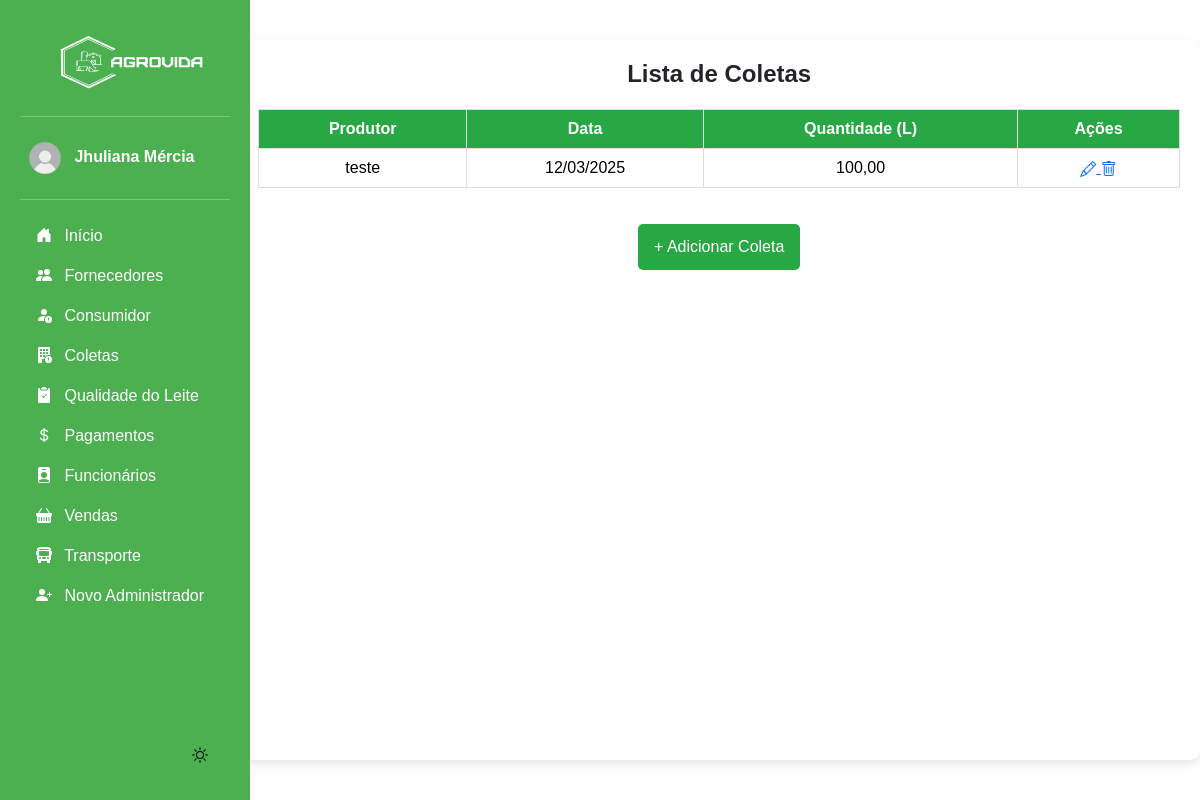
/listar_coleta/ (signed in), run on the app's committed database.
### app/models.py (models this page shows, shortened)
class Coleta(models.Model):
    produtor = models.ForeignKey('Produtor', on_delete=models.CASCADE)
    data = models.DateField()
    quantidade_litros = models.DecimalField(max_digits=10, decimal_places=2)

class Produtor(models.Model):
    nome = models.CharField(max_length=100)
    fazenda = models.CharField(max_length=150)
    localizacao = models.CharField(max_length=255)
    telefone = models.CharField(max_length=20)
    ativo = models.BooleanField(default=True)  # Campo para verificar se o produtor está ativo
    def __str__(self):
        return self.nome

### app/views.py (the view)
# urls.py: path("listar_coleta/", views.listar_coleta, name="listar_coleta"),
@login_required(login_url='login_index')
def listar_coleta(request):
    coletas = Coleta.objects.all()
    return render(request, 'app/listar_coleta.html', {'coletas': coletas})

### app/templates/app/listar_coleta.html (shortened to what this page needs)
{% extends "base.html" %}
{% load static %}
{% block content %}
  <div class="container">
    <h2 class="title">Lista de Coletas</h2>
      {% if coletas %}
        <table class="table">
          <thead>
            <tr>
              <th>Produtor</th>
              <th>Data</th>
              <th>Quantidade (L)</th>
              <th>Ações</th>
            </tr>
          </thead>
          <tbody>
            {% for coleta in coletas %}
                <tr>
                    <td>{{ coleta.produtor }}</td>
                    <td>{{ coleta.data|date:"d/m/Y" }}</td>
                    <td>{{ coleta.quantidade_litros}}</td>
                    <td class="actions">
                      <a href="{% url 'editar_coleta' coleta.id %}" title="Editar">
                        <i class="bi bi-pencil"></i>
                      </a>
                      <a href="{% url 'excluir_coleta' coleta.id %}" title="Excluir" onclick="return confirm('Tem certeza que deseja excluir esta coleta?')">
                        <i class="bi bi-trash"></i>
                      </a>
                    </td>
                </tr>
            {% endfor %}
          </tbody>
        </table>
      {% else %}
        <p class="no-products">Nenhuma coleta cadastrada ainda.</p>
      {% endif %}
      <a href="{% url 'cadastrar_coleta' %}" class="btn btn-add">+ Adicionar Coleta</a>
  </div>
{% endblock %}

### base/templates/modulos/sidebar.html (shortened to what this page needs)
{% load static %}
<body>
<div class="container-sidebar">
    <div id="sidebar" class="sidebar">
        <img src="{% static 'img/logo.png' %}" alt="Logo" width="200" height="80" class="logo">
        <hr>
            <a href="#" class="nav-link text-white" data-bs-toggle="dropdown" aria-expanded="false" style="border-radius: 10px;">
                <img src="{% static "img/usuario.png" %}" alt="" width="50" height="50" class="rounded-circle">
                <strong>{{ request.user.first_name }}</strong>
            </a>
        <hr>
        <ul class="nav nav-pills flex-column mb-auto">
            <li>
                <a href="{% url "dashboard" %}" class="nav-link text-white">
                    <svg class="bi pe-none me-2" width="16" height="16"><use xlink:href="#home"/></svg>
                    Início
                </a>
            </li>
            <li>
                <a href="{% url "listar_produtor" %}" class="nav-link text-white">
                    <svg class="bi pe-none me-2" width="16" height="16"><use xlink:href="#produtores"/></svg>
                    Fornecedores
                </a>
            </li>
            <li>
                <a href="{% url "listar_cliente" %}" class="nav-link text-white">
                    <svg class="bi pe-none me-2" width="16" height="16"><use xlink:href="#clientes"/></svg>
                    Consumidor
                </a>
            </li>
            <li>
                <a href="{% url "listar_coleta" %}" class="nav-link text-white">
                    <svg class="bi pe-none me-2" width="16" height="16"><use xlink:href="#coleta"/></svg>
                    Coletas
                </a>
            </li>
            <li>
                <a href="{% url "listar_qualidade" %}" class="nav-link text-white">
                    <svg class="bi pe-none me-2" width="16" height="16"><use xlink:href="#qualidade"/></svg>
                    Qualidade do Leite
                </a>
            </li>
            <li>
                <a href="{% url "listar_pagamentos" %}" class="nav-link text-white">
                    <svg class="bi pe-none me-2" width="16" height="16"><use xlink:href="#dinheiro"/></svg>
                    Pagamentos
                </a>
            </li>
            <li>
                <a href="{% url "listar_funcionarios" %}" class="nav-link text-white">
                    <svg class="bi pe-none me-2" width="16" height="16"><use xlink:href="#funcionario"/></svg>
                    Funcionários
                </a>
            </li>
            <li>
                <a href="{% url "listar_vendas" %}" class="nav-link text-white">
                    <svg class="bi pe-none me-2" width="16" height="16"><use xlink:href="#venda"/></svg>
                    Vendas
                </a>
            </li>
            <li>
                <a href="{% url "listar_transporte" %}" class="nav-link text-white">
                    <svg class="bi pe-none me-2" width="16" height="16"><use xlink:href="#transporte"/></svg>
                    Transporte
                </a>
            </li>
            <li>
                <a href="{% url "cadastrar_admin" %}" class="nav-link text-white">
                    <svg class="bi pe-none me-2" width="16" height="16"><use xlink:href="#admin"/></svg>
                    Novo Administrador
                </a>
            </li>
        </ul>
        <button id="theme-toggle">
        <svg id="theme-icon" width="24" height="24" fill="currentColor"></svg>
        </button>
    </div>
    <div class="b-example-divider b-example-vr"></div>
    </div>
</body>

### base/static/css/inicio.css (style rules this page uses)
html, body { font-family: Arial, sans-serif; transition: background 0.3s, color 0.3s; height: 100vh; width: 100vw; margin: 0; display: flex; }
.b-example-divider { width: 100%; height: 3rem; }
.b-example-vr { flex-shrink: 0; width: 1.5rem; height: 100vh; }
.bi { vertical-align: -.125em; fill: currentColor; }
.nav-link { color: #222222; }
li { display: flex; width: 100%; }
.container { max-width: auto; margin: 40px auto; padding: 20px; background: #fff; border-radius: 10px; box-shadow: 0 4px 10px rgba(0, 0, 0, 0.1); display: flex; flex-direction: column; height: auto; align-items: stretch; text-align: center; }
.title { text-align: center; font-size: 24px; font-weight: bold; margin-bottom: 20px; }
.table { width: 100%; border-collapse: collapse; }
.table th, .table td { padding: 10px; border: 1px solid #ddd; text-align: center; }
.table th { background-color: #28a745; color: white; }
.btn { padding: 8px 12px; text-decoration: none; border-radius: 5px; transition: all 0.3s ease; }
.btn-add { display: block; width: max-content; margin: 20px auto; background: #28a745; color: white; padding: 10px 15px; font-size: 16px; }
#theme-toggle { display: flex; justify-content: end; align-items: end; border: none; cursor: pointer; background-color: transparent; }
#theme-icon { width: 32px; height: 32px; fill: currentColor; }
[data-bs-theme="light"] { background: #ffffff; color: #121212; transition: all 0.3s ease-in-out; }

### base/static/css/sidebar.css (style rules this page uses)
.sidebar { width: 250px; background: #4CAF50; padding: 20px; height: 100vh; color: white; position: fixed; left: 0; top: 0; bottom: 0; overflow-y: auto; display: flex; flex-direction: column; z-index: 1000; }
.container-sidebar { height: 100vh; width: 300px; }

### data on the page
Coleta: produtor "teste", data "12/03/2025", quantidade_litros "100,00"

### other printed values
{{ request.user.first_name }} "Jhuliana Mércia"
